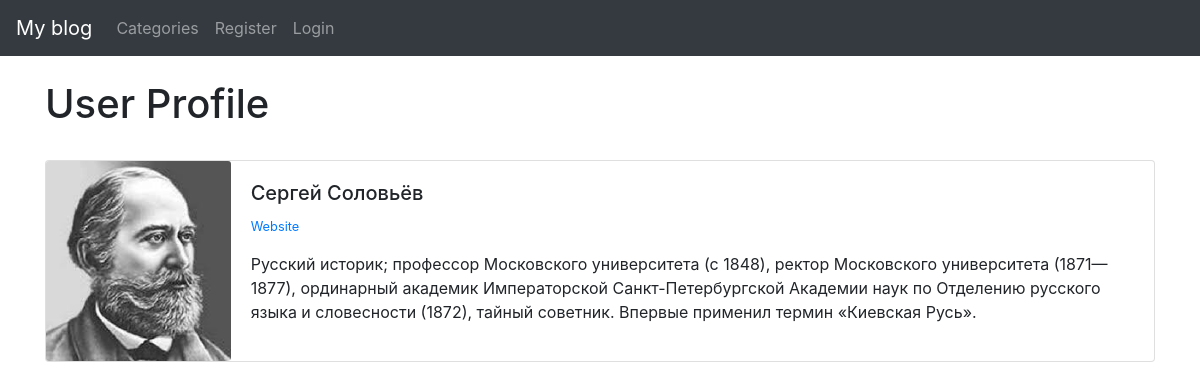
Screenshot of /members/2/profile/ with the database file from the repository.
### theblog/models.py (models this page shows, shortened)
class Profile(models.Model):
    user = models.OneToOneField(User, null=True, on_delete=models.CASCADE)
    bio = models.TextField()
    profile_pic = models.ImageField(null=True, blank=True, upload_to="images/profile/")
    website_url = models.CharField(max_length=255, null=True, blank=True)
    facebook_url = models.CharField(max_length=255, null=True, blank=True)
    twitter_url = models.CharField(max_length=255, null=True, blank=True)
    instagram_url = models.CharField(max_length=255, null=True, blank=True)
    pinterest_url = models.CharField(max_length=255, null=True, blank=True)

### members/views.py (the view)
# urls.py: path('<int:pk>/profile/', ShowProfilePageView.as_view(), name='show_profile_page'),
class ShowProfilePageView(DetailView):
    model = Profile
    template_name = 'registration/user_profile.html'
    def get_context_data(self, *args, **kwargs):
        users = Profile.objects.all()
        context = super(ShowProfilePageView, self).get_context_data(*args, **kwargs)
        page_user = get_object_or_404(Profile, id=self.kwargs['pk'])
        context['page_user'] = page_user
        return context

### members/templates/registration/user_profile.html (shortened to what this page needs)
{% extends 'base.html'  %}
{% load static %}
{% block content %}
    <h1>User Profile</h1>
    <div class="card mb-3">
        <div class="row no-gutters">
          <div class="col-md-2">
            {% if page_user.profile_pic %}
                <img src="{{ page_user.profile_pic.url }}" class="card-img">
            {% else %}
                <img src="{% static 'theblog/images/default_profile_picture.png' %}" class="card-img">
            {% endif %}
          </div>
          <div class="col-md-10">
            <div class="card-body">
              <h5 class="card-title">{{ page_user.user.first_name }} {{ page_user.user.last_name }}</h5>
              <p class="small text-muted">
                {% if page_user.website_url %}
                    <a href="{{ page_user.website_url }}">Website</a>
                {% endif %}
              </p>
              <p class="card-text">{{ page_user.bio }}</p>
            </div>
          </div>
        </div>
    </div>
{% endblock %}

### rows the page displays
Profile: profile_pic (picture), user.first_name "Сергей", user.last_name "Соловьёв", bio "Русский историк; профессор Московского университета (с 1848), ректор Московского университета (1871—1877), ординарный академик Императорской Санкт-Петербургской Академии наук по Отделению русского языка и словесности (1872), тайный советник. Впервые применил термин «Киевская Русь»."
